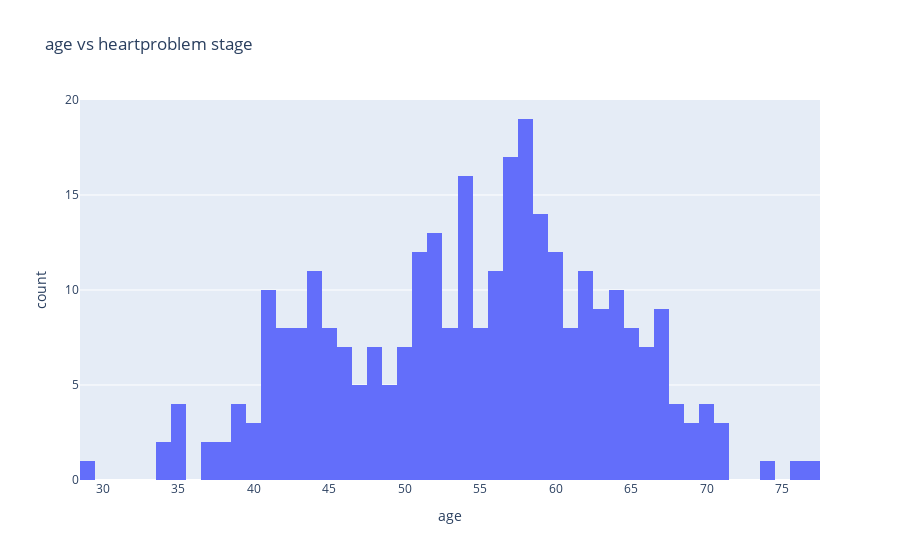

The notebook cell this image was saved under:
### Code cell
px.histogram(df, x='age', nbins=50,title="age vs heartproblem stage")

### Figure 1 — Plotly figure (JSON) as saved in the notebook; plotly's stock layout.template omitted (floating-point values rounded to 4 significant figures; data arrays with more than 128 entries replaced by an {"elided": "..."} marker saying what was removed)
{"data": [{"alignmentgroup": "True", "bingroup": "x", "hovertemplate": "age=%{x}<br>count=%{y}<extra></extra>", "legendgroup": "", "marker": {"color": "#636efa", "pattern": {"shape": ""}}, "name": "", "nbinsx": 50, "offsetgroup": "", "orientation": "v", "showlegend": false, "type": "histogram", "x": {"elided": "303 int values"}, "xaxis": "x", "yaxis": "y"}], "layout": {"barmode": "relative", "legend": {"tracegroupgap": 0}, "title": {"text": "age vs heartproblem stage"}, "xaxis": {"anchor": "y", "domain": [0, 1], "title": {"text": "age"}}, "yaxis": {"anchor": "x", "domain": [0, 1], "title": {"text": "count"}}}}
